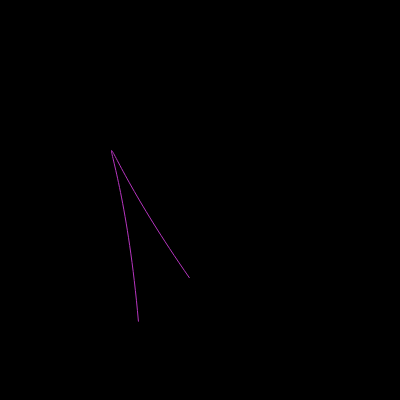
Frame 1 (no input)
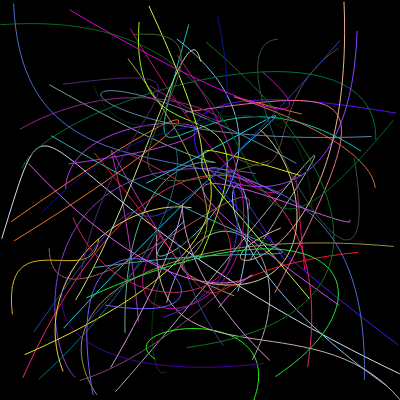
Frame 60 (no input)
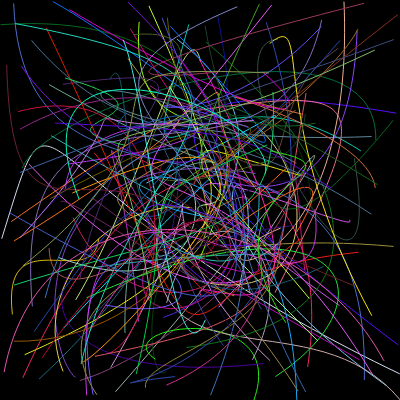
Frame 120 (the mouse pressed at the canvas centre since frame 60)

The p5.js sketch that drew these frames (run headless with seeded random() and noise() and a simulated clock; from frame 60 on, the mouse is pressed at the canvas centre):

// p5.js sketch
// ── sketch.js
//Rules:
//Draw random colored bezier curves on the screen until:
//the user presses 's' to stop
//or the user presses 'r' to reset the canvas

let drawTool;

function setup() {
  createCanvas(400, 400);
  background(0); //make background black
  drawTool = new DrawTool(); 
}

function draw() {
  drawTool.update();
}

//by default return false that the key is pressed
function keyPressed() {
  return false;
}

class DrawTool {
  constructor() {
    this.drawing = true;
    this.curves = [];
  }

  update() {
    if (this.drawing) {
      //random for the curve
      let curveColor = color(random(255), random(255), random(255));
      stroke(curveColor);
      noFill();

      //make random points for the bezier curve
      let x1 = random(width);
      let y1 = random(height);
      let x2 = random(width);
      let y2 = random(height);
      let x3 = random(width);
      let y3 = random(height);
      let x4 = random(width);
      let y4 = random(height);

      //bezier curve with random points
      bezier(x1, y1, x2, y2, x3, y3, x4, y4);

      //put bezier curve info into the array
      this.curves.push({ x1, y1, x2, y2, x3, y3, x4, y4, curveColor });
    }

    //checks if certain keys are pressed
    if (keyIsPressed) {
      if (key === 's' || key === 'S') {
        this.drawing = false; //stops drawing when 's' or 'S' is pressed
      } else if (key === 'r' || key === 'R') {
        this.drawing = true; //resets when 'r' or 'R' is pressed
        background(0); //clears the canvas
        this.curves = []; //resets the bezier curve array to be empty
      }
    }
  }
}
